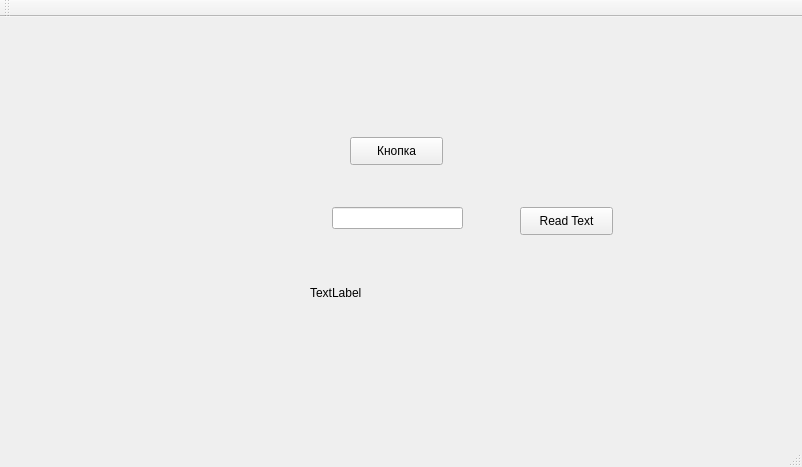
<?xml version="1.0" encoding="UTF-8"?>
<ui version="4.0">
 <class>MainWindow</class>
 <widget class="QMainWindow" name="MainWindow">
  <property name="geometry">
   <rect>
    <x>0</x>
    <y>0</y>
    <width>802</width>
    <height>467</height>
   </rect>
  </property>
  <property name="windowTitle">
   <string>MainWindow</string>
  </property>
  <widget class="QWidget" name="centralWidget">
   <widget class="QPushButton" name="pushButton">
    <property name="geometry">
     <rect>
      <x>350</x>
      <y>120</y>
      <width>93</width>
      <height>28</height>
     </rect>
    </property>
    <property name="text">
     <string>Кнопка</string>
    </property>
   </widget>
   <widget class="QLabel" name="label">
    <property name="geometry">
     <rect>
      <x>310</x>
      <y>230</y>
      <width>171</width>
      <height>91</height>
     </rect>
    </property>
    <property name="text">
     <string>TextLabel</string>
    </property>
   </widget>
   <widget class="QLineEdit" name="lineEdit">
    <property name="geometry">
     <rect>
      <x>332</x>
      <y>190</y>
      <width>131</width>
      <height>22</height>
     </rect>
    </property>
   </widget>
   <widget class="QPushButton" name="pushButton_RT">
    <property name="geometry">
     <rect>
      <x>520</x>
      <y>190</y>
      <width>93</width>
      <height>28</height>
     </rect>
    </property>
    <property name="text">
     <string>Read Text</string>
    </property>
   </widget>
  </widget>
  <widget class="QMenuBar" name="menuBar">
   <property name="geometry">
    <rect>
     <x>0</x>
     <y>0</y>
     <width>802</width>
     <height>26</height>
    </rect>
   </property>
  </widget>
  <widget class="QToolBar" name="mainToolBar">
   <attribute name="toolBarArea">
    <enum>TopToolBarArea</enum>
   </attribute>
   <attribute name="toolBarBreak">
    <bool>false</bool>
   </attribute>
  </widget>
  <widget class="QStatusBar" name="statusBar"/>
 </widget>
 <layoutdefault spacing="6" margin="11"/>
 <resources/>
 <connections/>
</ui>
